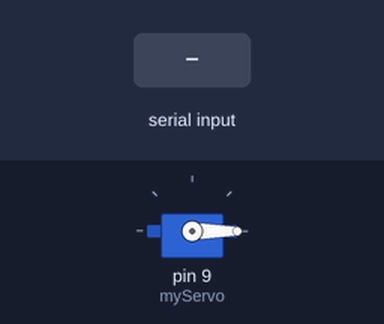
Bench run of a sketch on a simulated Arduino Uno, built with avr-gcc and run on an emulated ATmega328P. Parts: servo. Inputs (shaded band) come from the test bench.

Above: at 1.2 s.
1.3 s: "90,45\n" received over Serial
At 2.1 s:
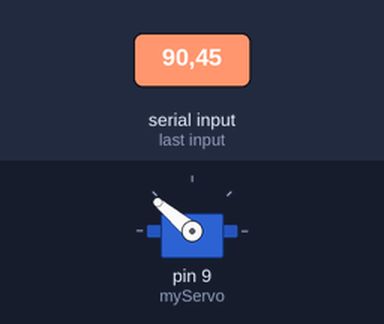
2.8 s: "30,150\n" received over Serial
At 3.2 s:
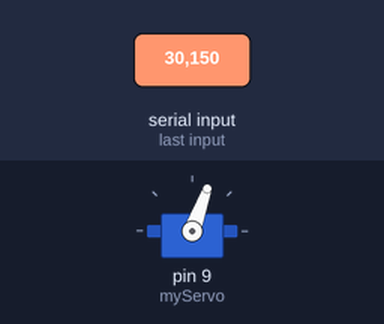
4.3 s: "5\n" received over Serial
At 5.5 s:
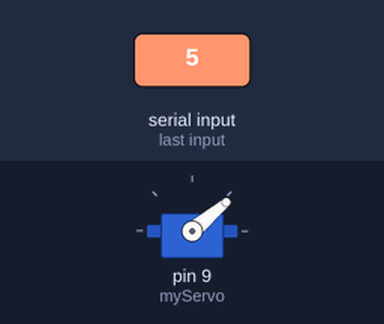
5.8 s: "200\n" received over Serial
At 6.7 s:
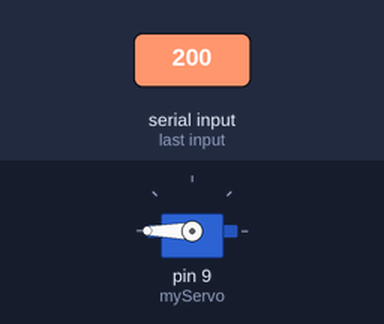
7.3 s: "90\n" received over Serial
At 7.9 s:
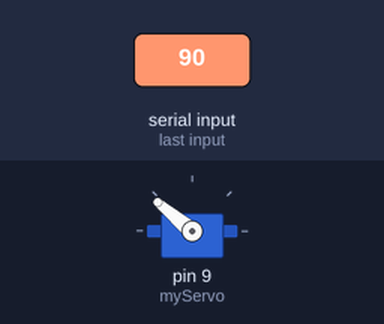
Timing chart, 0 to 9.8 s (numbered marks = the images above; inputs shaded):
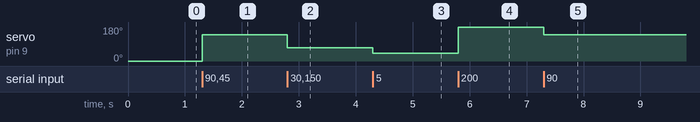

Measured:
- after the input at 1.3 s, servo on pin 9 (myServo): 0° → 140° at once
- after the input at 2.8 s, servo on pin 9 (myServo): 140° → 70° at once
- after the input at 4.3 s, servo on pin 9 (myServo): 70° → 40° at once
- after the input at 5.8 s, servo on pin 9 (myServo): 40° → 180° at once
- after the input at 7.3 s, servo on pin 9 (myServo): 180° → 140° at once

The sketch:

servo_arduino.ino
```cpp
#include <Servo.h>

Servo myServo;
int input;

void setup() {
  Serial.begin(115200);
  myServo.attach(9);

}

void loop() {

   myServo.writeMicroseconds(input);
}

void serialEvent() {
  if(Serial.available()){
      String inString = Serial.readStringUntil('\n');

      input = inString.toInt();
      input = map(input, 0, 99, 900, 2100);


  }
}
```
